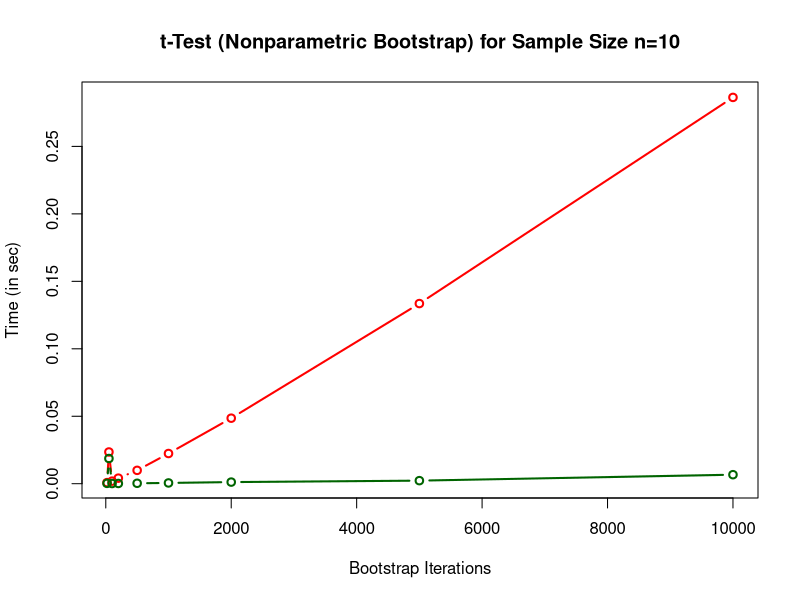

Write R code to recreate this figure.
## Note: The following two functions are only for demonstration purposes; Of course, the actual functions would contain more code
##        and would not return mean(T.x);
##        However, the body of these two is the part of the t-Tests which requires most computation!

best.practice = function(x, mu.0, nboot){
  T.x = numeric(nboot)
  n = length(x)
  t.true = (mean(x) - mu.0) / sqrt(var(x)) * sqrt(n)
  
  x.boot = matrix(sample(x, size = n*nboot, replace = T), ncol = nboot)
  x.mean = colMeans(x.boot)
  x.var  = (colSums(x.boot^2) - n*x.mean^2)/(n-1)
  T.x    = sqrt(n) * (x.mean - mean(x)) / sqrt(x.var)
  
  return(mean(T.x))
}

not.best.practice = function(x, mu.0, nboot){
  T.x    = c()
  t.true = (mean(x) - mu.0) / sqrt(var(x)) * sqrt(length(x))
  
  for(i in 1:nboot){
    x.boot = sample(x, size = length(x), replace = T)
    t.boot = (mean(x.boot) - mean(x))/sqrt(var(x.boot))*sqrt(length(x))
    T.x = c(T.x, t.boot)
  }
  return(mean(T.x))
}

n.boot = c(20, 50, 100, 200, 500, 1000, 2000, 5000, 10000)
comp.time = list()
z      = c(10, 20, 50, 100)
mu.0   = 0

for(k in 1:length(z)){
    t.not  = numeric(length(n.boot))
    t.bes  = numeric(length(n.boot))
    x      = rnorm(z[k])
    for(j in 1:length(n.boot)){
        t.st.1 = Sys.time()
        not.best.practice(x, mu.0, n.boot[j])
        t.en.1 = Sys.time()
        
        t.st.2 = Sys.time()
        best.practice(x, mu.0, n.boot[j])
        t.en.2 = Sys.time()
        
        t.not[j] = t.en.1 - t.st.1
        t.bes[j] = t.en.2 - t.st.2
        
    }
    comp.time[[k]] = cbind(t.not, t.bes)
}

pdf(file = "time1.pdf", width = 16, height = 9)
plot(x = n.boot, y = comp.time[[1]][,1], type = "b", lwd = 2, col = "red", ylab = "Time (in sec)", xlab = "Bootstrap Iterations", main = "t-Test (Nonparametric Bootstrap) for Sample Size n=10")
lines(x = n.boot, y = comp.time[[1]][,2], type = "b", lwd = 2, col = "darkgreen")
dev.off()